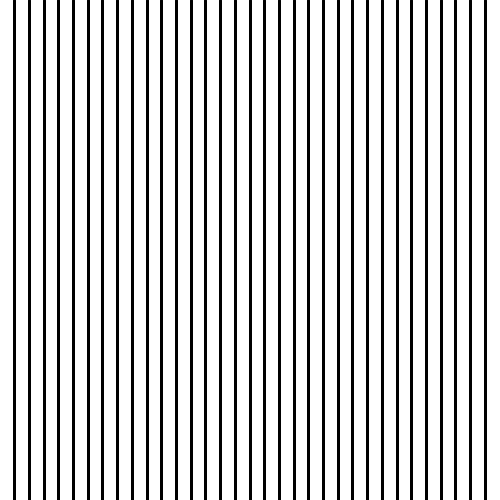
Frame 1 (no input)
Frame 60 (the mouse pressed at the canvas centre just before this capture): identical to frame 1, image omitted
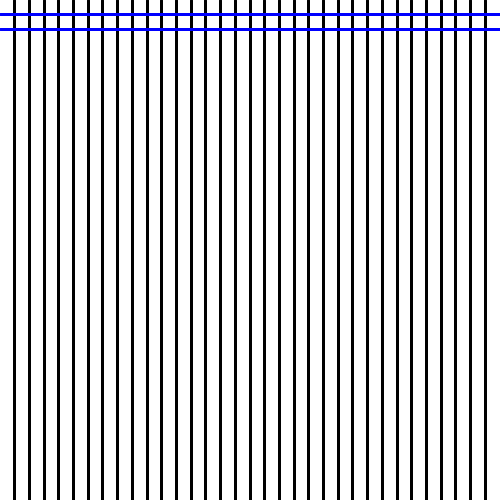
Frame 120 (the mouse held since frame 60 and released just before this capture)

The Processing sketch that drew these frames (run headless with seeded random() and noise(); from frame 60 on, the mouse is pressed at the canvas centre):

// Processing sketch: CRCP1310_03_Loops_in_Draw
// ── CRCP1310_03_Loops_in_Draw.pde
int verticalLineCount;
int totalLines;
int visibleLines;
int timerStart;
int timerDurationMillis;

void setup() {
  size(500, 500);
  verticalLineCount = (int)random(2, 50);
  totalLines = verticalLineCount;
  visibleLines = 0;
  timerStart = millis();
  timerDurationMillis = 2_000;
}

void draw() {
  background(255);
  drawVerticalLines(verticalLineCount);
  drawHorizontalLines(totalLines, visibleLines);
  
  if (isTimerDone()) {
    increaseVisibleLines();
    resetTimer();
  }
}

void mousePressed() {
  increaseVisibleLines(); 
}

void drawVerticalLines(int lineCount) {
  strokeWeight(3);
  stroke(0);
  
  for (int i = 1; i <= lineCount; i++) {
    float x = i * (width / (lineCount + 1.0));
    line(x, 0, x, height);
  }
}

void drawHorizontalLines(int totalLineCount, int visibleLineCount) {
  strokeWeight(3);
  stroke(0, 0, 255);
  
  for (int i = 1; i <= visibleLineCount; i++) {
    float y = i * (height / (totalLineCount + 1.0));
    line(0, y, width, y);
  }
}

void increaseVisibleLines() {
  visibleLines++;
  
  if (visibleLines > totalLines) {
    visibleLines = 0; 
  }
}

boolean isTimerDone() {
  return (timerStart + timerDurationMillis) < millis();
}

void resetTimer() {
  timerStart = millis();
}
